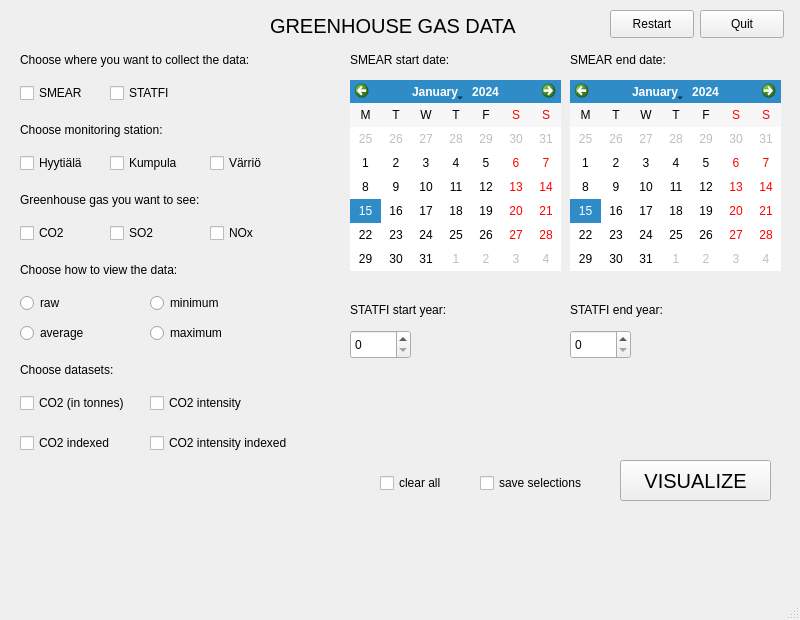
<?xml version="1.0" encoding="UTF-8"?>
<ui version="4.0">
 <class>MainWindow</class>
 <widget class="QMainWindow" name="MainWindow">
  <property name="geometry">
   <rect>
    <x>0</x>
    <y>0</y>
    <width>800</width>
    <height>620</height>
   </rect>
  </property>
  <property name="windowTitle">
   <string>MainWindow</string>
  </property>
  <widget class="QWidget" name="centralwidget">
   <widget class="QLabel" name="apiLabel">
    <property name="geometry">
     <rect>
      <x>20</x>
      <y>50</y>
      <width>291</width>
      <height>20</height>
     </rect>
    </property>
    <property name="text">
     <string>Choose where you want to collect the data:</string>
    </property>
   </widget>
   <widget class="QCheckBox" name="smearCheckBox">
    <property name="geometry">
     <rect>
      <x>20</x>
      <y>80</y>
      <width>71</width>
      <height>26</height>
     </rect>
    </property>
    <property name="text">
     <string>SMEAR</string>
    </property>
   </widget>
   <widget class="QCheckBox" name="statfiCheckBox">
    <property name="geometry">
     <rect>
      <x>110</x>
      <y>80</y>
      <width>71</width>
      <height>26</height>
     </rect>
    </property>
    <property name="text">
     <string>STATFI</string>
    </property>
   </widget>
   <widget class="QLabel" name="smearStartLabel">
    <property name="geometry">
     <rect>
      <x>350</x>
      <y>50</y>
      <width>141</width>
      <height>20</height>
     </rect>
    </property>
    <property name="text">
     <string>SMEAR start date: </string>
    </property>
   </widget>
   <widget class="QLabel" name="titleLabel">
    <property name="geometry">
     <rect>
      <x>270</x>
      <y>10</y>
      <width>261</width>
      <height>31</height>
     </rect>
    </property>
    <property name="font">
     <font>
      <pointsize>15</pointsize>
     </font>
    </property>
    <property name="text">
     <string>GREENHOUSE GAS DATA</string>
    </property>
   </widget>
   <widget class="QLabel" name="smearEndLabel">
    <property name="geometry">
     <rect>
      <x>570</x>
      <y>50</y>
      <width>121</width>
      <height>20</height>
     </rect>
    </property>
    <property name="text">
     <string>SMEAR end date:</string>
    </property>
   </widget>
   <widget class="QLabel" name="statfiStartLabel">
    <property name="geometry">
     <rect>
      <x>350</x>
      <y>300</y>
      <width>121</width>
      <height>20</height>
     </rect>
    </property>
    <property name="text">
     <string>STATFI start year:</string>
    </property>
   </widget>
   <widget class="QLabel" name="stationLabel">
    <property name="geometry">
     <rect>
      <x>20</x>
      <y>120</y>
      <width>181</width>
      <height>20</height>
     </rect>
    </property>
    <property name="text">
     <string>Choose monitoring station:</string>
    </property>
   </widget>
   <widget class="QCheckBox" name="hyytialaCheckBox">
    <property name="geometry">
     <rect>
      <x>20</x>
      <y>150</y>
      <width>91</width>
      <height>26</height>
     </rect>
    </property>
    <property name="text">
     <string>Hyytiälä</string>
    </property>
   </widget>
   <widget class="QCheckBox" name="kumpulaCheckBox">
    <property name="geometry">
     <rect>
      <x>110</x>
      <y>150</y>
      <width>91</width>
      <height>26</height>
     </rect>
    </property>
    <property name="text">
     <string>Kumpula</string>
    </property>
   </widget>
   <widget class="QCheckBox" name="varrioCheckBox">
    <property name="geometry">
     <rect>
      <x>210</x>
      <y>150</y>
      <width>91</width>
      <height>26</height>
     </rect>
    </property>
    <property name="text">
     <string>Värriö</string>
    </property>
   </widget>
   <widget class="QLabel" name="datasetLabel">
    <property name="geometry">
     <rect>
      <x>20</x>
      <y>360</y>
      <width>121</width>
      <height>20</height>
     </rect>
    </property>
    <property name="text">
     <string>Choose datasets:</string>
    </property>
   </widget>
   <widget class="QCheckBox" name="inTonnesCheckBox">
    <property name="geometry">
     <rect>
      <x>20</x>
      <y>390</y>
      <width>131</width>
      <height>26</height>
     </rect>
    </property>
    <property name="text">
     <string>CO2 (in tonnes)</string>
    </property>
   </widget>
   <widget class="QCheckBox" name="indexedCheckBox">
    <property name="geometry">
     <rect>
      <x>20</x>
      <y>430</y>
      <width>111</width>
      <height>26</height>
     </rect>
    </property>
    <property name="text">
     <string>CO2 indexed</string>
    </property>
   </widget>
   <widget class="QCheckBox" name="intensityCheckBox">
    <property name="geometry">
     <rect>
      <x>150</x>
      <y>390</y>
      <width>111</width>
      <height>26</height>
     </rect>
    </property>
    <property name="text">
     <string>CO2 intensity</string>
    </property>
   </widget>
   <widget class="QCheckBox" name="intensityIndexedCheckBox">
    <property name="geometry">
     <rect>
      <x>150</x>
      <y>430</y>
      <width>171</width>
      <height>26</height>
     </rect>
    </property>
    <property name="text">
     <string>CO2 intensity indexed</string>
    </property>
   </widget>
   <widget class="QLabel" name="gasLabel">
    <property name="geometry">
     <rect>
      <x>20</x>
      <y>190</y>
      <width>221</width>
      <height>20</height>
     </rect>
    </property>
    <property name="text">
     <string>Greenhouse gas you want to see:</string>
    </property>
   </widget>
   <widget class="QCheckBox" name="CO2CheckBox">
    <property name="geometry">
     <rect>
      <x>20</x>
      <y>220</y>
      <width>51</width>
      <height>26</height>
     </rect>
    </property>
    <property name="text">
     <string>CO2</string>
    </property>
   </widget>
   <widget class="QCheckBox" name="SO2CheckBox">
    <property name="geometry">
     <rect>
      <x>110</x>
      <y>220</y>
      <width>51</width>
      <height>26</height>
     </rect>
    </property>
    <property name="text">
     <string>SO2</string>
    </property>
   </widget>
   <widget class="QCheckBox" name="NOxCheckBox">
    <property name="geometry">
     <rect>
      <x>210</x>
      <y>220</y>
      <width>51</width>
      <height>26</height>
     </rect>
    </property>
    <property name="text">
     <string>NOx</string>
    </property>
   </widget>
   <widget class="QLabel" name="viewLabel">
    <property name="geometry">
     <rect>
      <x>20</x>
      <y>260</y>
      <width>201</width>
      <height>20</height>
     </rect>
    </property>
    <property name="text">
     <string>Choose how to view the data:</string>
    </property>
   </widget>
   <widget class="QRadioButton" name="rawRadioButton">
    <property name="geometry">
     <rect>
      <x>20</x>
      <y>290</y>
      <width>61</width>
      <height>26</height>
     </rect>
    </property>
    <property name="text">
     <string>raw</string>
    </property>
   </widget>
   <widget class="QRadioButton" name="minimumRadioButton">
    <property name="geometry">
     <rect>
      <x>150</x>
      <y>290</y>
      <width>81</width>
      <height>26</height>
     </rect>
    </property>
    <property name="text">
     <string>minimum</string>
    </property>
   </widget>
   <widget class="QRadioButton" name="averageRadioButton">
    <property name="geometry">
     <rect>
      <x>20</x>
      <y>320</y>
      <width>71</width>
      <height>26</height>
     </rect>
    </property>
    <property name="text">
     <string>average</string>
    </property>
   </widget>
   <widget class="QRadioButton" name="maximumRadioButton">
    <property name="geometry">
     <rect>
      <x>150</x>
      <y>320</y>
      <width>91</width>
      <height>26</height>
     </rect>
    </property>
    <property name="text">
     <string>maximum</string>
    </property>
   </widget>
   <widget class="QCheckBox" name="saveSelectionsCheckBox">
    <property name="enabled">
     <bool>true</bool>
    </property>
    <property name="geometry">
     <rect>
      <x>480</x>
      <y>470</y>
      <width>121</width>
      <height>26</height>
     </rect>
    </property>
    <property name="text">
     <string>save selections</string>
    </property>
   </widget>
   <widget class="QPushButton" name="visualizePushButton">
    <property name="geometry">
     <rect>
      <x>620</x>
      <y>460</y>
      <width>151</width>
      <height>41</height>
     </rect>
    </property>
    <property name="font">
     <font>
      <pointsize>15</pointsize>
     </font>
    </property>
    <property name="text">
     <string>VISUALIZE</string>
    </property>
   </widget>
   <widget class="QCalendarWidget" name="smearEndCalendar">
    <property name="geometry">
     <rect>
      <x>570</x>
      <y>80</y>
      <width>211</width>
      <height>191</height>
     </rect>
    </property>
    <property name="firstDayOfWeek">
     <enum>Qt::Monday</enum>
    </property>
    <property name="horizontalHeaderFormat">
     <enum>QCalendarWidget::SingleLetterDayNames</enum>
    </property>
    <property name="verticalHeaderFormat">
     <enum>QCalendarWidget::NoVerticalHeader</enum>
    </property>
   </widget>
   <widget class="QCalendarWidget" name="smearStartCalendar">
    <property name="geometry">
     <rect>
      <x>350</x>
      <y>80</y>
      <width>211</width>
      <height>191</height>
     </rect>
    </property>
    <property name="firstDayOfWeek">
     <enum>Qt::Monday</enum>
    </property>
    <property name="selectionMode">
     <enum>QCalendarWidget::SingleSelection</enum>
    </property>
    <property name="horizontalHeaderFormat">
     <enum>QCalendarWidget::SingleLetterDayNames</enum>
    </property>
    <property name="verticalHeaderFormat">
     <enum>QCalendarWidget::NoVerticalHeader</enum>
    </property>
   </widget>
   <widget class="QLabel" name="statfiEndLabel">
    <property name="geometry">
     <rect>
      <x>570</x>
      <y>300</y>
      <width>121</width>
      <height>20</height>
     </rect>
    </property>
    <property name="text">
     <string>STATFI end year:</string>
    </property>
   </widget>
   <widget class="QPushButton" name="quitPushButton">
    <property name="geometry">
     <rect>
      <x>700</x>
      <y>10</y>
      <width>84</width>
      <height>28</height>
     </rect>
    </property>
    <property name="text">
     <string>Quit</string>
    </property>
   </widget>
   <widget class="QPushButton" name="restartPushButton">
    <property name="geometry">
     <rect>
      <x>610</x>
      <y>10</y>
      <width>84</width>
      <height>28</height>
     </rect>
    </property>
    <property name="text">
     <string>Restart</string>
    </property>
   </widget>
   <widget class="QCheckBox" name="clearAllCheckBox">
    <property name="geometry">
     <rect>
      <x>380</x>
      <y>470</y>
      <width>81</width>
      <height>26</height>
     </rect>
    </property>
    <property name="text">
     <string>clear all</string>
    </property>
   </widget>
   <widget class="QSpinBox" name="statfiStartYear">
    <property name="geometry">
     <rect>
      <x>350</x>
      <y>330</y>
      <width>61</width>
      <height>29</height>
     </rect>
    </property>
   </widget>
   <widget class="QSpinBox" name="statfiEndYear">
    <property name="geometry">
     <rect>
      <x>570</x>
      <y>330</y>
      <width>61</width>
      <height>29</height>
     </rect>
    </property>
   </widget>
   <widget class="QLabel" name="errorLabel">
    <property name="geometry">
     <rect>
      <x>350</x>
      <y>400</y>
      <width>421</width>
      <height>41</height>
     </rect>
    </property>
    <property name="text">
     <string/>
    </property>
   </widget>
  </widget>
  <widget class="QMenuBar" name="menubar">
   <property name="geometry">
    <rect>
     <x>0</x>
     <y>0</y>
     <width>800</width>
     <height>25</height>
    </rect>
   </property>
  </widget>
  <widget class="QStatusBar" name="statusbar"/>
 </widget>
 <resources/>
 <connections>
  <connection>
   <sender>quitPushButton</sender>
   <signal>clicked()</signal>
   <receiver>MainWindow</receiver>
   <slot>close()</slot>
   <hints>
    <hint type="sourcelabel">
     <x>741</x>
     <y>48</y>
    </hint>
    <hint type="destinationlabel">
     <x>399</x>
     <y>309</y>
    </hint>
   </hints>
  </connection>
 </connections>
</ui>
